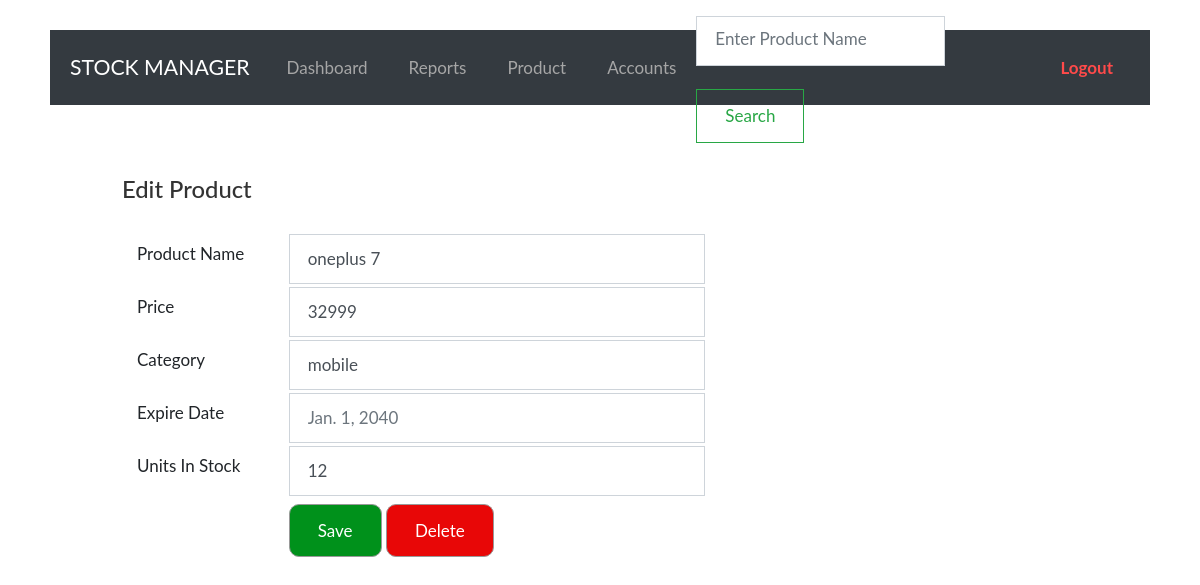
The app's page /edit/1 (signed in) with its own data.
### inventory/models.py (models this page shows, shortened)
class product(models.Model):
	name=models.CharField(max_length=50,blank=False,unique=True)
	category=models.CharField(max_length=50,blank=False)
	price=models.IntegerField()
	expire_date=models.DateField()
	units=models.IntegerField()
	class Meta:
		ordering=['-expire_date']

### inventory/views.py (the view)
# urls.py: url('edit/(?P<pk>\d+)$',views.edit_product,name='edit'),
@login_required
def edit_product(request,pk):
	item=product.objects.filter(id=pk)
	my_context6={
	"item":item,
	}
	if request.POST and 'save_product' in request.POST:
		product.objects.filter(id=pk).update(name=request.POST.get('pname'),price=request.POST.get('pprice'),units=request.POST.get('punits'))
		messages.success(request,"Updated successfully")
	if request.POST and 'delete_product' in request.POST:
		item.delete()
		return redirect('product')
	return render(request,'main/edit.html',my_context6)

### inventory/templates/main/edit.html (shortened to what this page needs)
{% extends 'main/index.html' %}
{% block content %}
<div class="row tm-content-row tm-mt-big" style="padding-left: 7%;padding-right: 3%;">
            <div class="col-xl-12 col-lg-12 col-md-12 col-sm-12">
                <div class="bg-white tm-block">
                    <div class="row">
                        <div class="col-12">
                            <h2 class="tm-block-title d-inline-block">Edit Product</h2>
                        </div>
                    </div>
                    <div class="row mt-12 tm-edit-product-row">
                        <div class="col-xl-12 col-lg-12 col-md-12">
                            <form action="" class="tm-edit-product-form" method="POST">
                            	{% for x in item %}
                                <div class="input-group mb-12" style="margin-bottom:3px;">
                                    <label for="name" class="col-xl-2 col-lg-2 col-md-2 col-sm-2 col-form-label">Product
                                        Name
                                    </label>
                                    <input id="name" name="pname" type="text" value="{{x.name}}" class="form-control validate col-xl-5 col-lg-5 col-md-12 col-sm-12" required>
                                </div>
                                <div class="input-group mb-12" style="margin-bottom:3px;">
                                    <label for="name" class="col-xl-2 col-lg-2 col-md-2 col-sm-2 col-form-label">Price
                                    </label>
                                    <input id="name" name="pprice" type="number" value="{{x.price}}" class="form-control validate col-xl-5 col-lg-5 col-md-12 col-sm-12" required>
                                </div>
                                <div class="input-group mb-12" style="margin-bottom:3px;">
                                    <label for="category" class="col-xl-2 col-lg-2 col-md-2 col-sm-2 col-form-label">Category</label>
                                    <input id="name" name="pcategory" type="text" value="{{x.category}}" class="form-control validate col-xl-5 col-lg-5 col-md-12 col-sm-12" disabled="true" style="background-color: transparent;">
                                </div>
                                <div class="input-group mb-12" style="margin-bottom:3px;">
                                    <label for="expire_date" class="col-xl-2 col-lg-2 col-md-2 col-sm-2 col-form-label">Expire
                                        Date
                                    </label>
                                    <input name="pexpire_date" type="text" placeholder="{{x.expire_date}}" class="form-control validate col-xl-5 col-lg-5 col-md-12 col-sm-12"
                                        data-large-mode="true" disabled="true"  style="background-color: transparent;">
                                </div>
                                <div class="input-group mb-12" style="margin-bottom:3px;">
                                    <label for="stock" class="col-xl-2 col-lg-2 col-md-2 col-sm-2 col-form-label">Units In
                                        Stock
                                    </label>
                                    <input id="stock" name="punits" type="number" value="{{x.units}}" class="form-control validate col-xl-5 col-lg-5 col-md-12 col-sm-12" required>
                                </div>
                                <div class="input-group mb-12" style="margin-top:8px;">
                                    <div class="ml-auto col-xl-10 col-lg-8 col-md-8 col-sm-7 pl-0">
                                        <button type="submit" name="save_product" class="btn btn-primary" style="background-color: #00911b;color: white; border-radius: 10px;">Save</button>
                                        <button type="submit" name="delete_product" class="btn btn-primary" style="background-color: #e80707;color: white; border-radius: 10px;">Delete</button>
                                    </div>
                                </div>
                                {% endfor %}
                            </form>
                        </div>
                    </div>
                </div>
            </div>
</div>
{% endblock content%}

### static/css/main.css (style rules this page uses)
html { font-size: 17px; }
body { font-family: 'lato', sans-serif; overflow-x: hidden; }
body { background-size: cover; background-repeat: no-repeat; background-position: center; background-attachment: fixed; padding-left: 50px; padding-right: 50px; }
.tm-mt-big { margin-top: 70px; }
.tm-block { padding: 0; }
.tm-block-title { font-size: 1.4rem; color: #333; margin-bottom: 30px; }
.tm-content-row { justify-content: space-between; margin-left: -20px; margin-right: -20px; }
.form-control { margin-bottom: 23px; padding: 15px 18px; border-radius: 0; height: 50px; }
label { margin-bottom: 18px; }
.btn { border-radius: 0; padding: 13px 28px; transition: all 0.2s ease; max-width: 100%; }
.btn-primary { background-color:#454545; color: #f0f0f0; border-color: #999999; }

### records on screen
product: pname "oneplus 7", pprice "32999", pcategory "mobile", pexpire_date "Jan. 1, 2040", punits "12"
